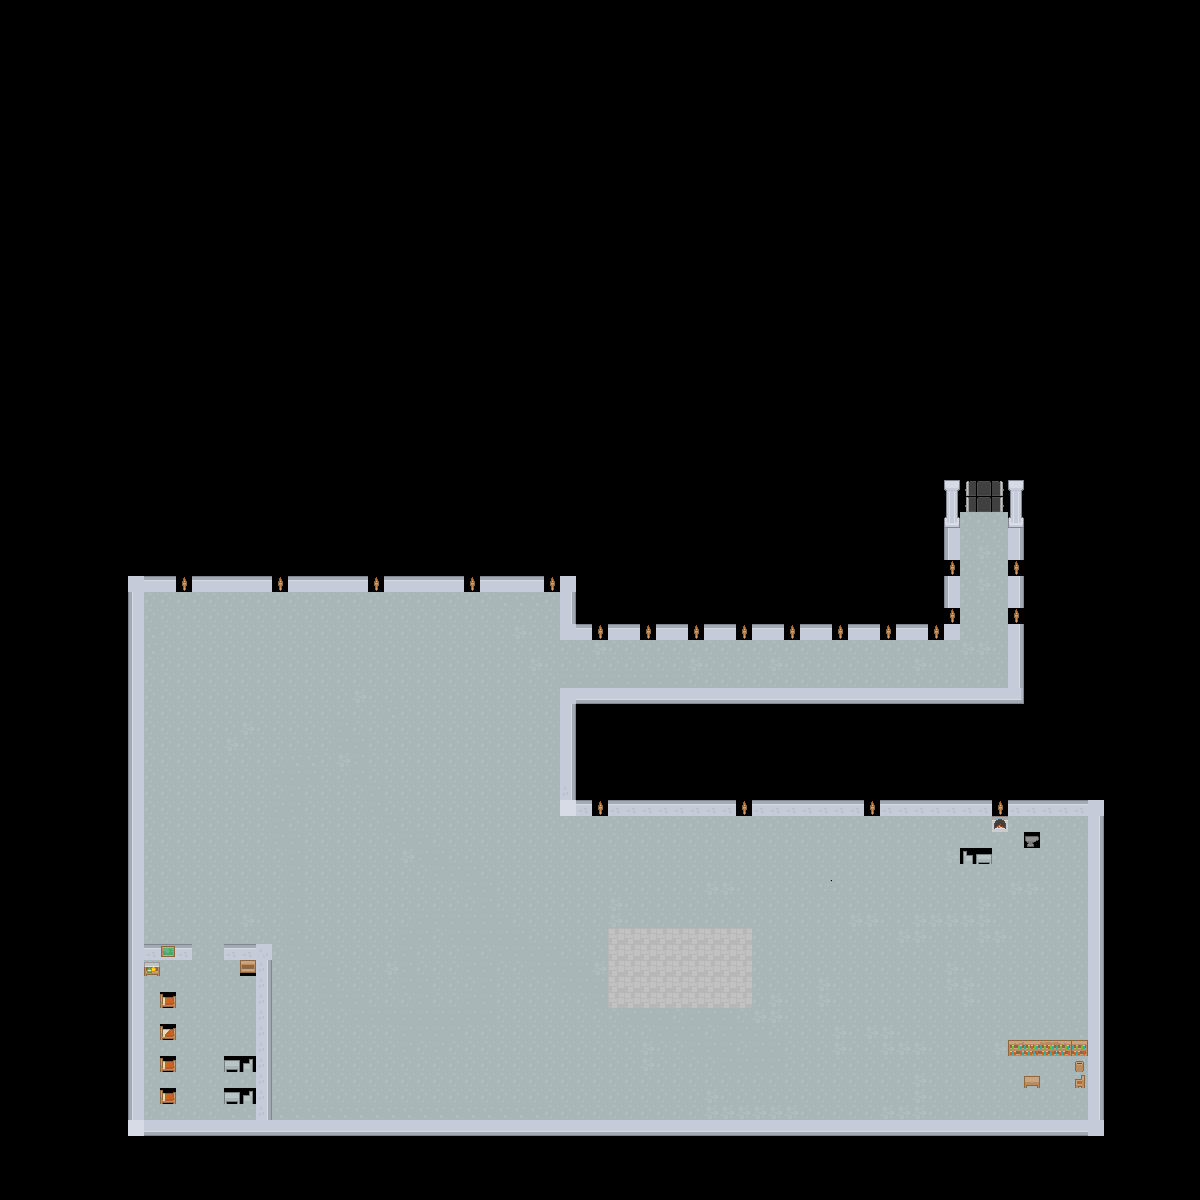

Tiled map render using the project's own tile images. Description and the map definition, with tile-layer contents summarised, below:
An orthogonal 75x75 tile map with 16x16 px tiles, 2 tile layers (Tile Layer 1, Tile Layer 2).

<map version="1.0" tiledversion="1.1.4" orientation="orthogonal" renderorder="left-down" width="75" height="75" tilewidth="16" tileheight="16" infinite="0" nextobjectid="1">
 <properties>
  <property name="unity:scale" value=".0625" />
 </properties>
 <tileset firstgid="1" source="../Tilesets/roguelikeSheet_transparent.tsx" />
 <layer name="Tile Layer 1" width="75" height="75">
  <data>[5625 cells, 1858 non-empty, 30 distinct tile ids]</data>
 </layer>
 <layer name="Tile Layer 2" width="75" height="75">
  <data>[5625 cells, 11 non-empty, 11 distinct tile ids]</data>
 </layer>
</map>
